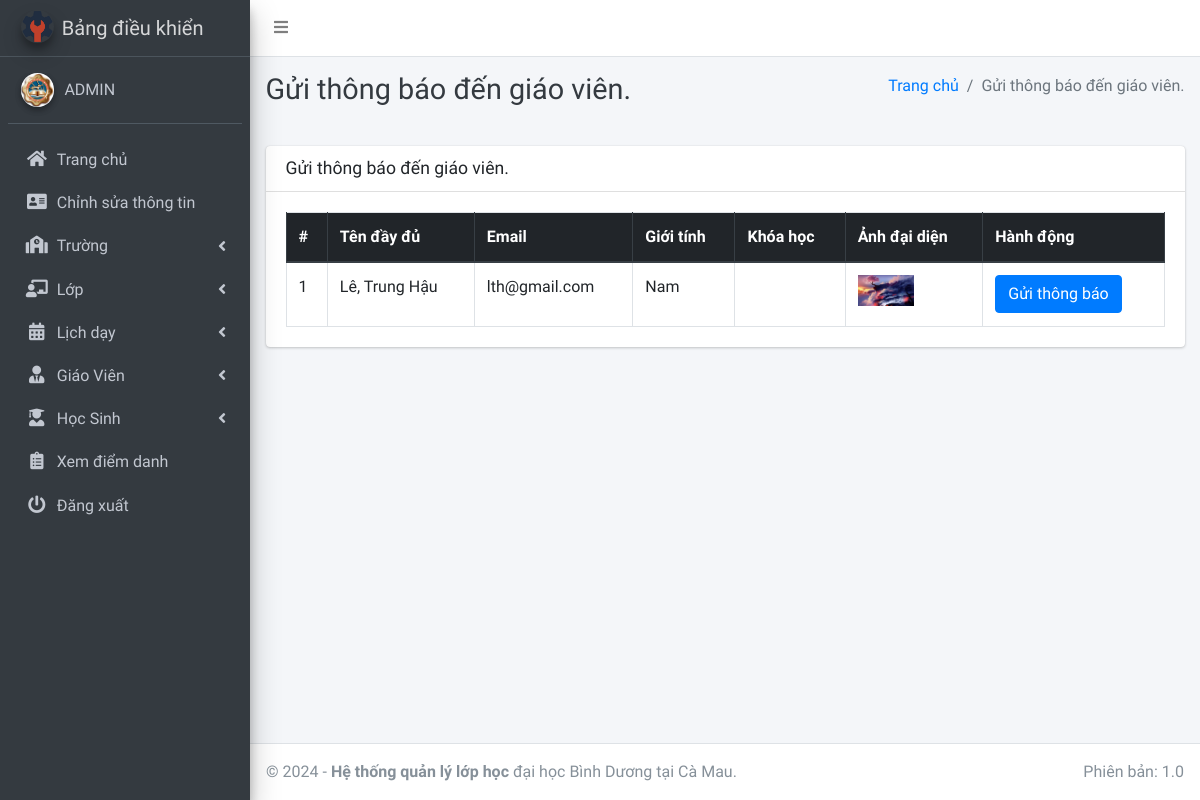
The page /admin_notify_staff (signed in) on the database its author committed.
### main_app/models.py (models this page shows, shortened)
class CustomUser(AbstractUser):
    USER_TYPE = ((1, "HOD"), (2, "Staff"), (3, "Student"))
    GENDER = [("M", "Nam"), ("F", "Nữ")]
    username = None
    email = models.EmailField(unique=True, null=True, blank=True)
    student_id = models.CharField(max_length=20, unique=True, null=True, blank=True)
    user_type = models.CharField(default=1, choices=USER_TYPE, max_length=1)
    gender = models.CharField(max_length=1, choices=GENDER)
    profile_pic = models.ImageField(null=True, blank=True)
    address = models.TextField()
    qr_code = models.ImageField(
        upload_to="QR/", null=True, blank=True
    )  # Thêm trường lưu mã QR
    created_at = models.DateTimeField(auto_now_add=True)
    updated_at = models.DateTimeField(auto_now=True)
    USERNAME_FIELD = "student_id"  # Mặc định là student_id
    REQUIRED_FIELDS = []
    objects = CustomUserManager()

### main_app/hod_views.py (the view)
# urls.py: path("admin_notify_staff", hod_views.admin_notify_staff,
def admin_notify_staff(request):
    staff = CustomUser.objects.filter(user_type=2)
    context = {"page_title": "Gửi thông báo đến giáo viên.", "allStaff": staff}
    return render(request, "hod_template/staff_notification.html", context)

### main_app/templates/hod_template/staff_notification.html (shortened to what this page needs)
{% extends 'main_app/base.html' %}
{% load static %}
{% block page_title %}{{page_title}}{% endblock page_title %}
{% block content %}
<section class="content">
    <div class="container-fluid">
        <div class="row">
            <div class="col-md-12">
                <div class="card">
                    <div class="card-header">
                        <h3 class="card-title">{{page_title}}</h3>
                    </div>
                    <div class="card-body">
                        <table id="example2" class="table table-bordered table-hover">
                            <thead class="thead-dark">
                                <tr>
                                    <th>#</th>
                                    <th>Tên đầy đủ</th>
                                    <th>Email</th>
                                    <th>Giới tính</th>
                                    <th>Khóa học</th>
                                    <th>Ảnh đại diện</th>
                                    <th>Hành động</th>
                                </tr>
                            </thead>
                            <tbody>
                                {% for staff in allStaff %}
                                <tr>
                                    <td>{{ forloop.counter }}</td>
                                    <td>{{staff.last_name}}, {{staff.first_name}}</td>
                                    <td>{{staff.email}}</td>
                                    <td>
                                        {% if staff.gender == 'M' %}
                                        Nam
                                        {% elif staff.gender == 'F' %}
                                        Nữ
                                        {% else %}
                                        Không xác định
                                        {% endif %}
                                    </td>
                                    <td>{{staff.staff.course.name}}</td>
                                    <td>
                                        {% if staff.profile_pic == ""  %}
                                        Không có ảnh
                                        {% else %}
                                        <img class="img img-fluid mb-2" height="56" width="56"
                                            src="{{staff.profile_pic}}" alt="">
                                        {% endif %}
                                    </td>
                                    <td><button data-toggle = "modal" data-target = "#myModal"class="btn btn-primary show_notification" value="{{staff.id}}">Gửi thông báo</button>
                                    </td>
                                </tr>
                                {% endfor %}
                            </tbody>
                        </table>
                    </div>
                </div>
            </div>
        </div>
    </div>
</section>
{% endblock content %}

### main_app/templates/main_app/sidebar_template.html (shortened to what this page needs)
{% load static %}
<aside class="main-sidebar sidebar-dark-info elevation-4">
    {% if request.user.user_type == '1' %}
    <a href="{% url 'admin_home' %}" class="brand-link">
        <img src="{% static 'dist/img/controll.ico' %} " alt="AdminLTE Logo"
            class="brand-image img-circle elevation-3" >
        <span class="brand-text font-weight-light">Bảng điều khiển</span>
    </a>
    <div class="sidebar">
        <div class="user-panel mt-3 pb-3 mb-3 d-flex">
            <div class="image">
                <img src="{{ request.user.profile_pic}}" class="img-circle elevation-2" alt="User Image">
            </div>
            <div class="info">
                <a href="#" class="d-block">{{user.last_name}}{{user.first_name}}</a>
            </div>
        </div>
        <nav class="mt-2">
            <ul class="nav nav-pills nav-sidebar flex-column" data-widget="treeview" role="menu" data-accordion="false">
                <li class="nav-item">
                    {% url 'admin_home' as admin_home %}
                    <a href="{{admin_home}}" class="nav-link {% if admin_home == request.path %} active {% endif %}">
                        <i class="nav-icon fas fa-home"></i>
                        <p>
                            Trang chủ
                        </p>
                    </a>
                </li>
                <li class="nav-item">
                    {% url 'admin_view_profile' as admin_view_profile %}
                    <a href="{{admin_view_profile}}"
                        class="nav-link {% if admin_view_profile == request.path %} active {% endif %}">
                        <i class="nav-icon fas fa-address-card"></i>
                        <p>
                            Chỉnh sửa thông tin
                        </p>
                    </a>
                </li>
                <li class="nav-item has-treeview">
                    <a href="#" class="nav-link">
                        <i class="nav-icon fas fa-school"></i>
                        <p>
                            Trường
                            <i class="fas fa-angle-left right"></i>
                        </p>
                    </a>
                </li>
                <li class="nav-item has-treeview">
                    <a href="#" class="nav-link">
                        <i class="nav-icon fas fa-chalkboard-teacher"></i>
                        <p>
                            Lớp
                            <i class="fas fa-angle-left right"></i>
                        </p>
                    </a>
                </li>
                <li class="nav-item has-treeview">
                    <a href="#" class="nav-link">
                        <i class="nav-icon fas fa-calendar-alt"></i>
                        <p>
                            Lịch dạy
                            <i class="fas fa-angle-left right"></i>
                        </p>
                    </a>
                </li>
                <li class="nav-item has-treeview">
                    <a href="#" class="nav-link">
                        <i class="nav-icon fas fa-user-tie"></i>
                        <p>
                            Giáo Viên
                            <i class="fas fa-angle-left right"></i>
                        </p>
                    </a>
                </li>
                <li class="nav-item has-treeview">
                    <a href="#" class="nav-link">
                        <i class="nav-icon fas fa-user-graduate"></i>
                        <p>
                            Học Sinh
                            <i class="fas fa-angle-left right"></i>
                        </p>
                    </a>
                </li>
                <li class="nav-item">
                    {% url 'admin_view_attendance' as admin_view_attendance %}
                <li class="nav-item">
                    <a href="{{admin_view_attendance}}"
                        class="nav-link  {% if admin_view_attendance == request.path %} active {% endif %}">
                        <i class="nav-icon fas fa-clipboard-list"></i>
                        <p>
                            Xem điểm danh
                        </p>
                    </a>
                </li>
                                        {% endif %}
                                        <li class="nav-item">
                                            <a href="{% url 'user_logout' %}"
                                                onclick="return confirm('Phiên của bạn sẽ bị chấm dứt.\n\nTiếp tục?')"
                                                class="nav-link">
                                                <i class="nav-icon fas fa-power-off"></i>
                                                <p>
                                                    Đăng xuất
                                                </p>
                                            </a>
                                        </li>
                                    </ul>
                                </nav>
                            </div>
</aside>

### rows shown on the page
CustomUser: user.profile_pic (picture), last_name "A", first_name "DMIN"
CustomUser: last_name "Lê", first_name "Trung Hậu", email "lth@gmail.com", gender "Nam", profile_pic (picture), {{ staff.id }} 241 (drawn)

### other values the page prints
{{ page_title }} "Gửi thông báo đến giáo viên."
